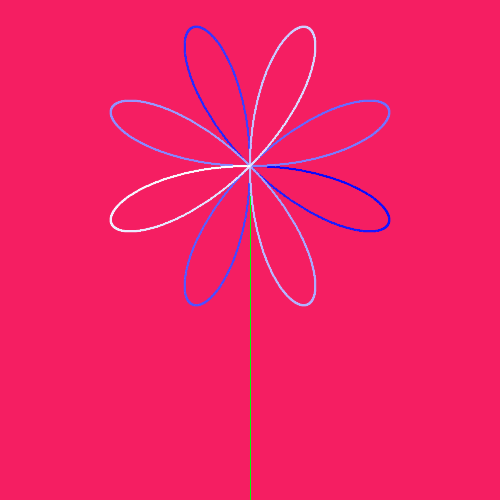
Frame 1 (no input)
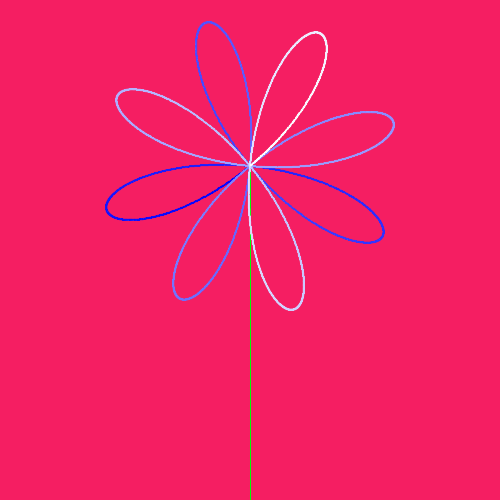
Frame 60 (the mouse pressed at the canvas centre just before this capture)
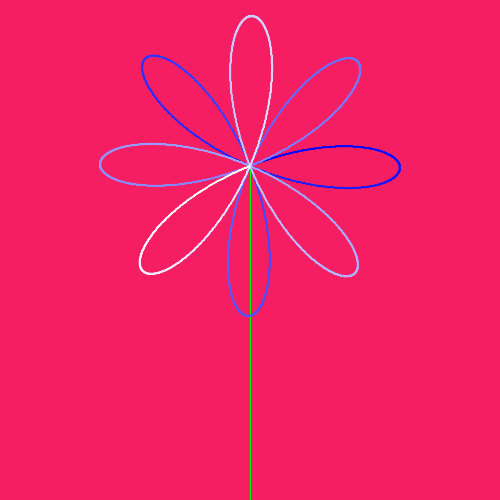
Frame 120 (the mouse held since frame 60 and released just before this capture)

The Processing sketch that drew these frames (run headless with seeded random() and noise(); from frame 60 on, the mouse is pressed at the canvas centre):

// Processing sketch: w12_flag
// ── w12_flag.pde
//Farihah, Eric, Rifah
int a, b,shift;
float angle;
void setup(){
 size(500,500);
 background(245,30,98);
 a = 30;
 b = 4; 
 angle = 0.0;
 frameRate(10);
 //line(width/2,height/3,width/2,height);

}

void draw(){
  //println(x,y);
   background(245,30,98);
   stroke(0,255,0);
  line(width/2,height/3,width/2,height);
   makeRoseCurve(a, b,angle, shift);
   shift+=1;
}


float roseCurvesValue(float degree, int a, int b){
  float r = 5*a*sin(b*radians(degree));  
  return r;
}

void makeRoseCurve(int a, int b, float degree,int t){
  while(degree <  360){
   float x = width/2+roseCurvesValue(degree,a,b)*cos(radians(degree)+t);
  float y = height/3+roseCurvesValue(degree,a,b)*sin(radians(degree)+t);
  stroke(((degree%360)/360)*255,((degree%360)/360)*255,255);
  circle(x,y,1);
  degree += 0.1;
 }
}
